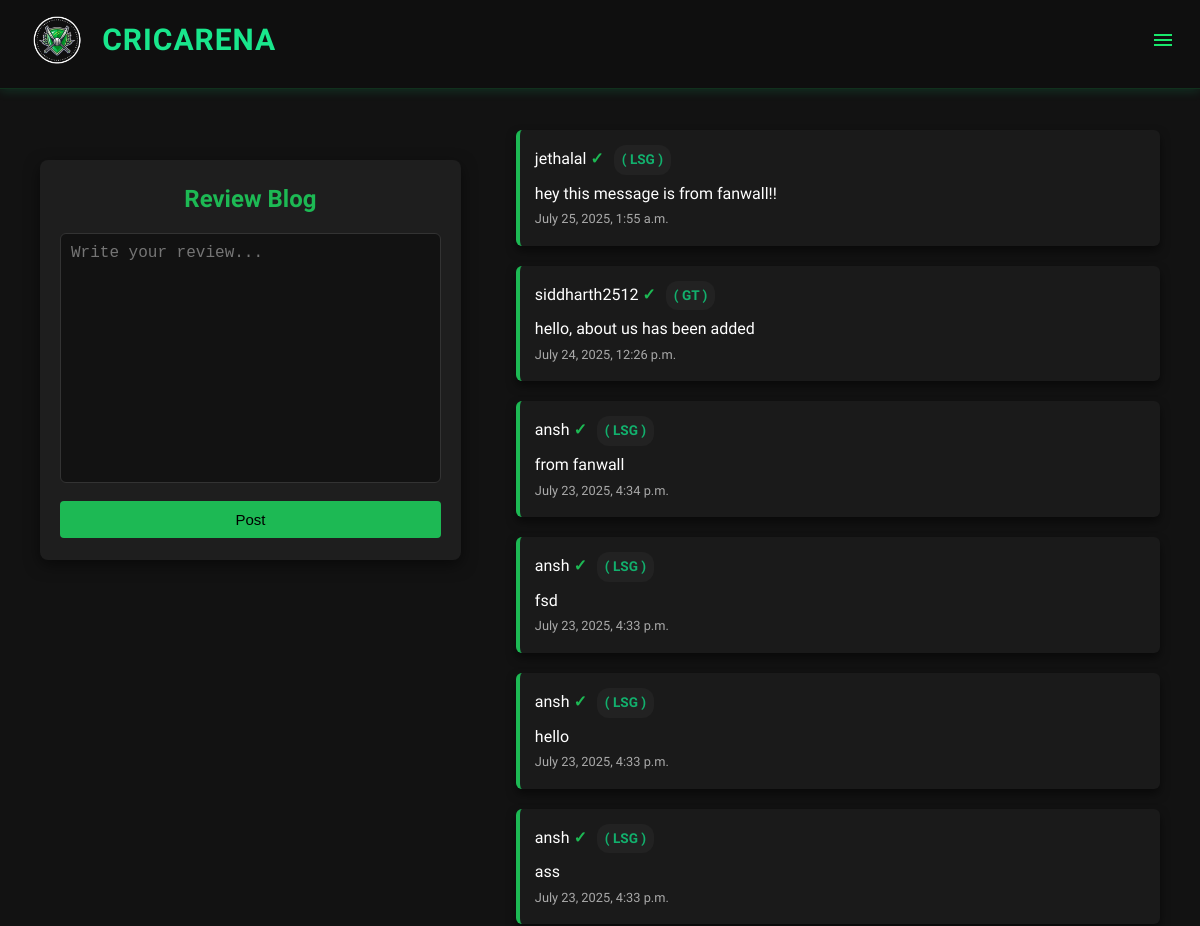
Before: /blogpage/ (upper part) with the older database file.
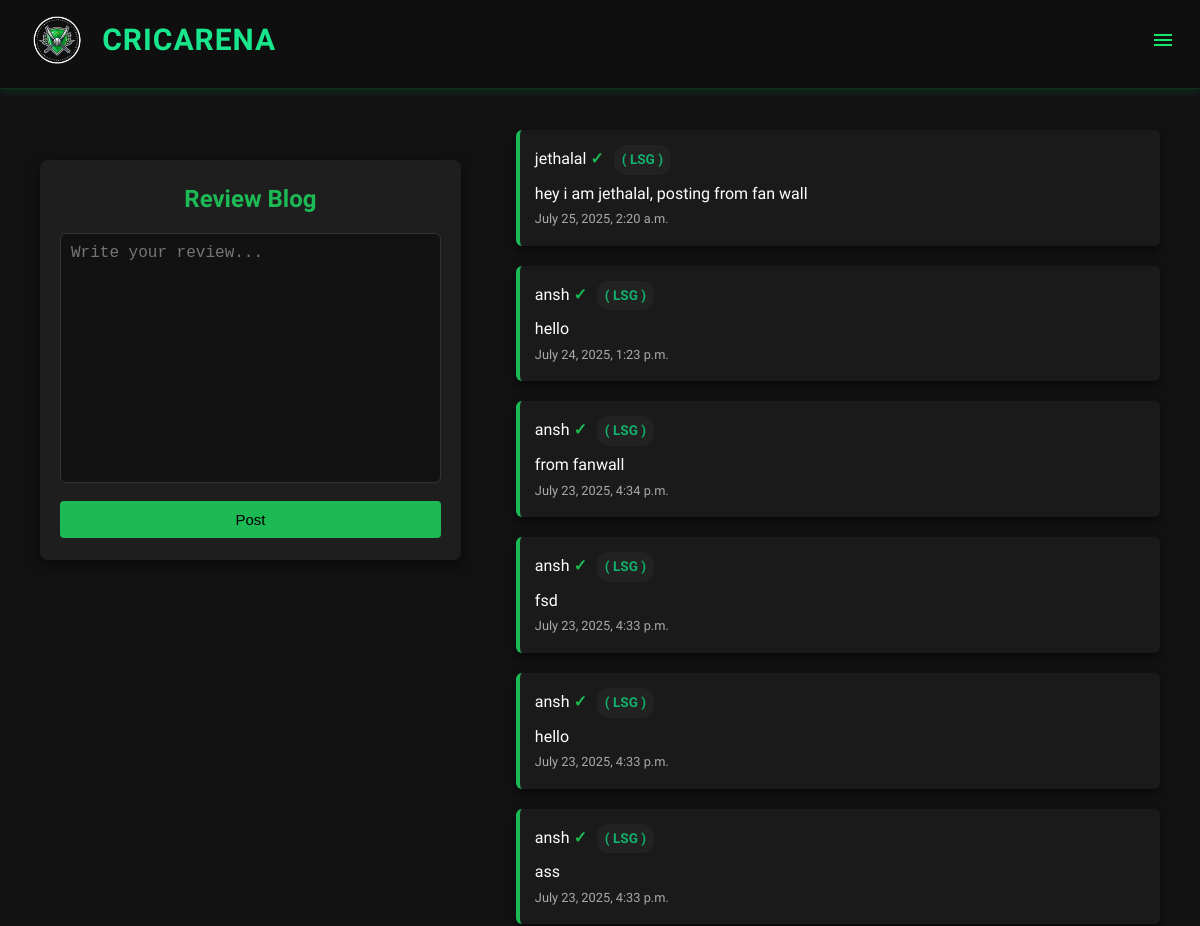
After: the same page with the newer database file.
### blogpage/models.py (models this page shows, shortened)
class Post(models.Model):
    author_name = models.CharField(max_length=100)
    team_name = models.CharField(max_length=100)
    is_verified = models.BooleanField(default=False)
    content = models.TextField()
    created_at = models.DateTimeField(auto_now_add=True)

### blogpage/views.py (the view, shortened to what this page needs)
# urls.py: path('', blog_page, name='blogpage'),
def blog_page(request):
    posts = Post.objects.all().order_by('-created_at')
    if request.user.is_authenticated:
        team_name = getattr(request.user, 'fav_ipl_team', request.user.username)
    else:
        team_name = "Unknown"
    return render(request, 'blogpage/blog.html', {
        'posts': posts,
        'team_name': team_name
    })

### blogpage/templates/blogpage/blog.html (shortened to what this page needs)
{% load static %}
<!DOCTYPE html>
<html lang="en">
<head>
  <link rel="stylesheet" href="{% static 'styles.css' %}">
</head>
<body>
      {% include 'blogpage/navbar.html' %}
<div class="main-container">
  <div class="container">
    <h1>Review Blog</h1>
    <div class="post-form">
      <textarea id="postContent" placeholder="Write your review..."></textarea>
      <button onclick="submitPost()">Post</button>
    </div>
  </div>
    <div class="post-list" id="postList">
       {% for post in posts %}
    <div class="post">
        <span class="author-name">{{ post.author_name }}</span>
        {% if post.is_verified %}
            <span class="verified">✓</span>
        {% endif %}
        <span class="team-name">( {{ post.team_name }} )</span>
        <br>
        <p>{{ post.content }}</p>
        <small>{{ post.created_at }}</small>
    </div>
{% endfor %}
</body>
</html>

### blogpage/templates/blogpage/navbar.html (shortened to what this page needs)
 {% load static %}
<!DOCTYPE html>
<html lang="en">
<head>
    <link rel="stylesheet" href="{% static 'navbar_style.css' %}">
    <link rel="stylesheet" href="https://unpkg.com/swiper/swiper-bundle.min.css" />
        <link href="https://cdnjs.cloudflare.com/ajax/libs/font-awesome/6.0.0/css/all.min.css" rel="stylesheet">
</head>
<body>
      <nav class="navbar">
  <div class="navbar-left">
    <div class="navbar-logo">
      <a href="/home/"><img src="/static/ipl/assets/cricarenalogo.png" alt=""> CRICARENA</a>
    </div>
  </div>
<div class="toggle-btn">
  <svg xmlns="http://www.w3.org/2000/svg" height="24" width="24" viewBox="0 -960 960 960" fill="#19e86c">
    <path d="M120-240v-80h720v80H120Zm0-200v-80h720v80H120Zm0-200v-80h720v80H120Z" />
  </svg>
</div>
</nav>
</body>
</html>

### blogpage/static/styles.css (style rules this page uses)
body { margin: 0; font-family: Arial, sans-serif; background-color: #121212; color: #fff; }
.main-container { display: flex; flex-wrap: nowrap; max-width: 1400px; margin: 30px 20px; padding: 20px; gap: 55px; }
.container { width: 42%; position: sticky; top: 160px; align-self: flex-start; background-color: #1e1e1e; padding: 20px; border-radius: 8px; box-shadow: 0 5px 15px rgba(0, 0, 0, 0.5); min-height: 400px; }
.container h1 { color: #1DB954; text-align: center; font-size: 24px; margin-bottom: 15px; }
.post-form textarea { width: 100%; height: 250px; background: #121212; border: 1px solid #333; color: white; padding: 10px; border-radius: 6px; resize: none; font-size: 16px; margin-bottom: 10px; }
.post-form button { width: 100%; background-color: #1DB954; color: #000; border: none; padding: 10px; font-size: 15px; border-radius: 4px; cursor: pointer; transition: background 0.3s; }
.post-list { width: 65%; }
.post { background-color: #1a1a1a; border-left: 4px solid #1DB954; padding: 15px; margin-bottom: 20px; border-radius: 6px; box-shadow: 0 5px 10px rgba(0, 0, 0, 0.5); animation: slideIn 0.4s forwards; transform: translateY(20px); opacity: 0; }
.verified { color: #1DB954; font-weight: bold; }
.post p { margin-top: 8px; font-size: 1rem; line-height: 1.4; }
.post small { color: #aaa; font-size: 0.8rem; }
.team-name { background-color: #222; color: rgb(18, 176, 109); font-weight: bold; padding: 4px 8px; border-radius: 12px; font-size: 0.85rem; display: inline-block; margin-left: 6px; }

### blogpage/static/navbar_style.css (style rules this page uses)
* { margin: 0; padding: 0; box-sizing: border-box; }
body { font-family: 'Urbanist','Inter', sans-serif; background-color: #121212; color: #fff; line-height: 1.6; }
body::before { content: ''; display: block; height: 80px; }
.navbar { color: #fff; display: flex; justify-content: space-between; align-items: center; padding: 15px 25px; position: fixed; top: 0; width: 100%; z-index: 1000; box-shadow: 0 2px 10px rgba(25, 230, 140, 0.15); background: rgba(15, 15, 15, 0.7); backdrop-filter: blur(8px); -webkit-backdrop-filter: blur(8px); border-bottom: 1px solid rgba(29, 185, 84, 0.2); font-family: 'Rajdhani', 'Urbanist', sans-serif; text-transform: uppercase; font-weight: 600; letter-spacing: 1px; }
.navbar-left, .navbar-center, .navbar-right { display: flex; align-items: center; }
.navbar-left { flex: 1; }
.navbar-logo a { display: inline-flex; align-items: center; gap: 10px; white-space: nowrap; color: #19e68c; font-size: 30px; font-family: 'Rajdhani', sans-serif; font-weight: bold; text-decoration: none; letter-spacing: 1px; }
.navbar-logo img { height: 50px; vertical-align: middle; }
.navbar .toggle-btn { font-size: 1.5rem; cursor: pointer; display: none; }
@media (max-width: 1200px) { .navbar .toggle-btn { display: block; } }

Changed rows visible on the page:
removed Post: author_name "siddharth2512", team_name "GT", content "hello, about us has been added", created_at "July 24, 2025, 12:26 p.m."
changed Post "jethalal": content "hey this message is from fanwall!!" → "hey i am jethalal, posting from fan wall"; created_at "July 25, 2025, 1:55 a.m." → "July 25, 2025, 2:20 a.m."
added Post: author_name "ansh", team_name "LSG", content "hello", created_at "July 24, 2025, 1:23 p.m."
